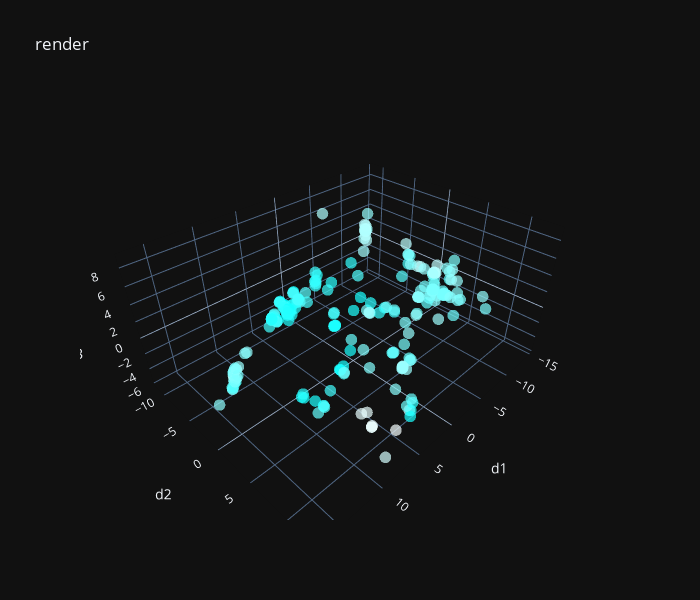

This figure's notebook cell:
### Code cell
X_small = pca.transform(X_clean)
y_n = np.array(y_clean)[:,np.newaxis]

X_small=np.concatenate([X_small,y_n],axis=1)
np.random.shuffle(X_small)
plot_3d_rgb(X_small[:10000],"render",["d1","d2","d3"])

### Figure 1 — Plotly figure (JSON) as saved in the notebook; plotly's stock layout.template omitted (floating-point values rounded to 4 significant figures; data arrays with more than 128 entries replaced by an {"elided": "..."} marker saying what was removed)
{"data": [{"marker": {"color": {"elided": "284 str values"}, "opacity": 0.7, "size": 4}, "mode": "markers", "type": "scatter3d", "x": {"elided": "284 float values"}, "y": {"elided": "284 float values"}, "z": {"elided": "284 float values"}}], "layout": {"height": 600, "scene": {"xaxis": {"title": {"text": "d1"}}, "yaxis": {"title": {"text": "d2"}}, "zaxis": {"title": {"text": "d3"}}}, "title": {"text": "render"}, "width": 700}}
